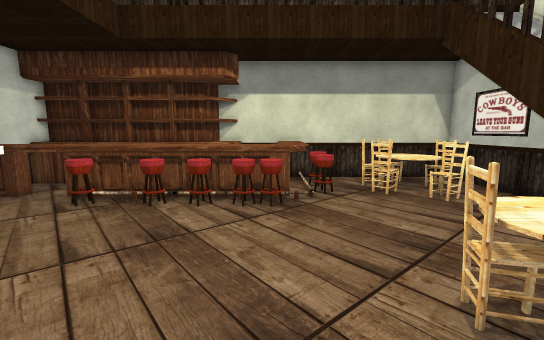
[1] (above)

13 first-person views from a walk through a Unity game level. The camera is 1.3 m above the floor, tilts 8° down and sees 90° across. The floor is counted in squares, 0.51 m on a side. Each view is taken from the middle of a square. On the plan, view 1 faces up. The plan holds only what a view shows up to about 18 squares ahead; the rest is blank. The player character is not drawn. Some surface patterns are stand-ins.

[2]
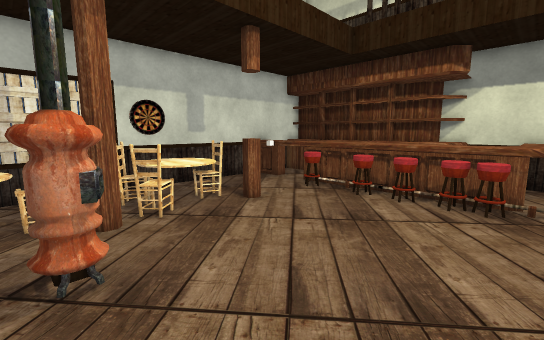

[3]
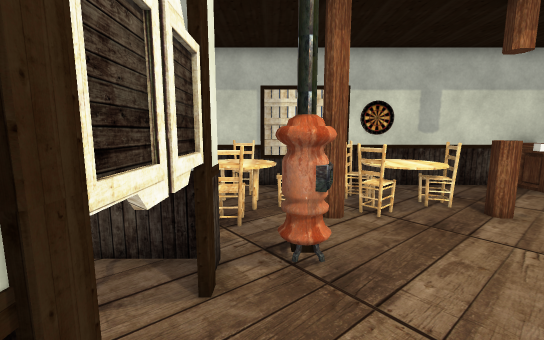

[4]
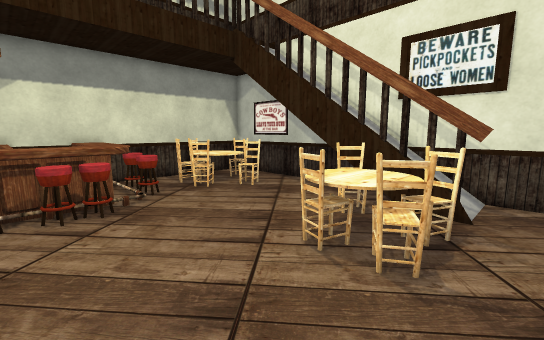

[5]
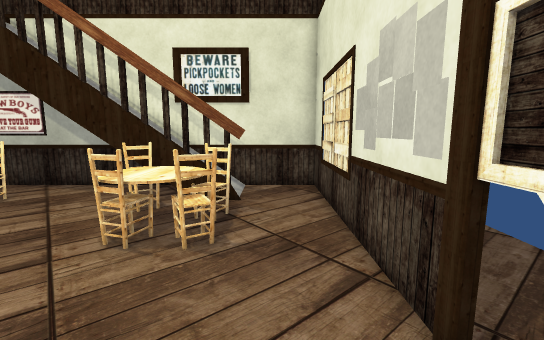

[6]
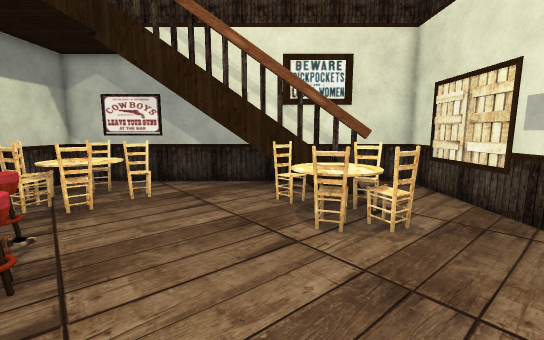

[7]
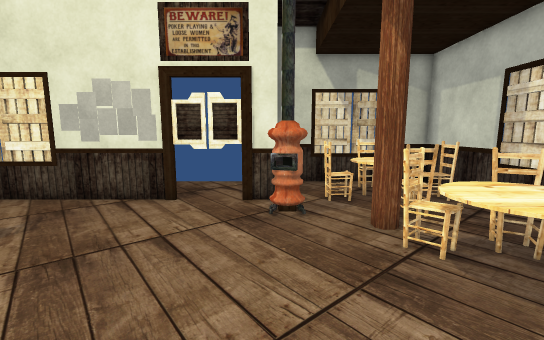

[8]
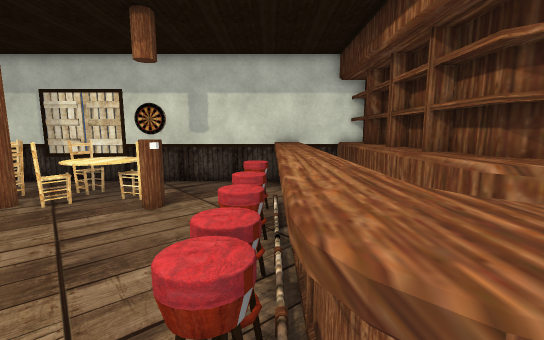

[9]
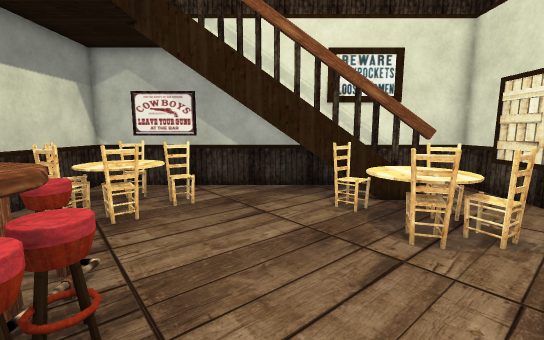

[10]
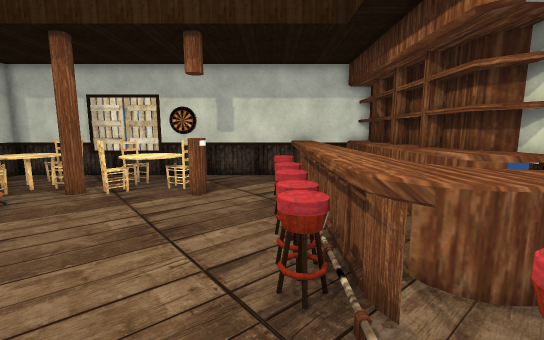

[11]
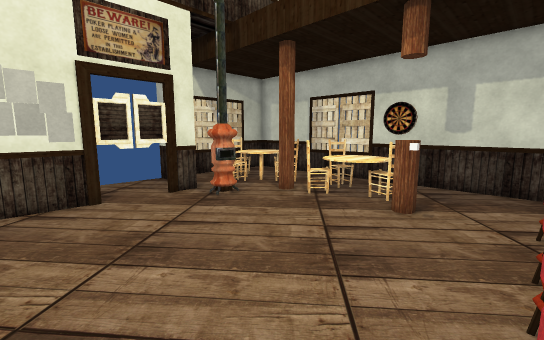

[12]
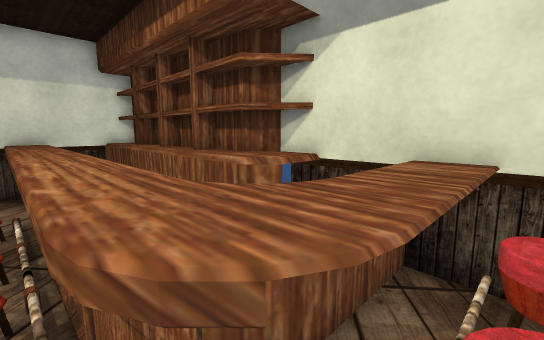

[13]
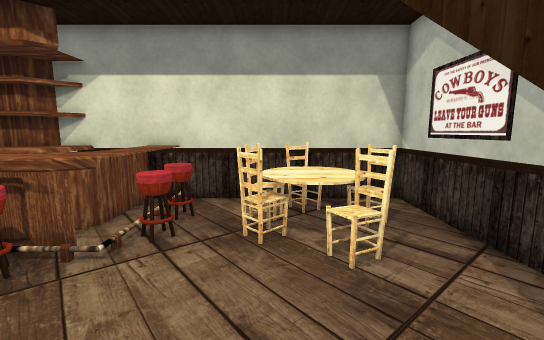

### Floor plan
Key: @ floor where view 1 was taken; # wall or solid block; x gap in a wall; . floor; / step, stairs or slope; = window, fence, low wall or low ledge; ^ raised ledge; v drop or lower ground; O other object.
Columns run from 12 left of view 1 to 10 right of it. Each row starts with its distance up from view 1.
 15         #####^## ######
 14 ##########^ .^## ##...#
 13 #========== .^==##O=#.#
 12 #...     ...^^===OO##.#
 11 ^^^^^^^^^^^^^^==#xOx..#
 10 #^^^^^^^^^^^^=.....#..#
  9 #....^..xxx^^.........#
  8 #..................#..#
  7 #..................v//#
  6 #....#.............v /#
  5 #..##.............## /#
  4 #.=OO=.........#==## /#
  3 #..OO=.........#O=.v /#
  2 #..x#=.........#O#.#//#
  1 #...##.............#..#
  0 #..###.##...@.........#
 -1 #..===.##.............#
 -2 ##OOO=#################
 -3 ##.O==#
 -4    ###

Where each view was taken, in squares from view 1:
view 1: 0 up, 0 right, facing up
view 2: 1 down, 1 right, facing up-left
view 3: 1 down, 1 right, facing left
view 4: 0 up, 2 left, facing up-right
view 5: 0 up, 3 left, facing right
view 6: 5 up, 4 left, facing right
view 7: 8 up, 4 left, facing down
view 8: 10 up, 2 right, facing left
view 9: 7 up, 3 left, facing right
view 10: 9 up, 4 right, facing left
view 11: 9 up, 2 right, facing down-left
view 12: 10 up, 2 right, facing up-left
view 13: 5 up, 5 right, facing up
